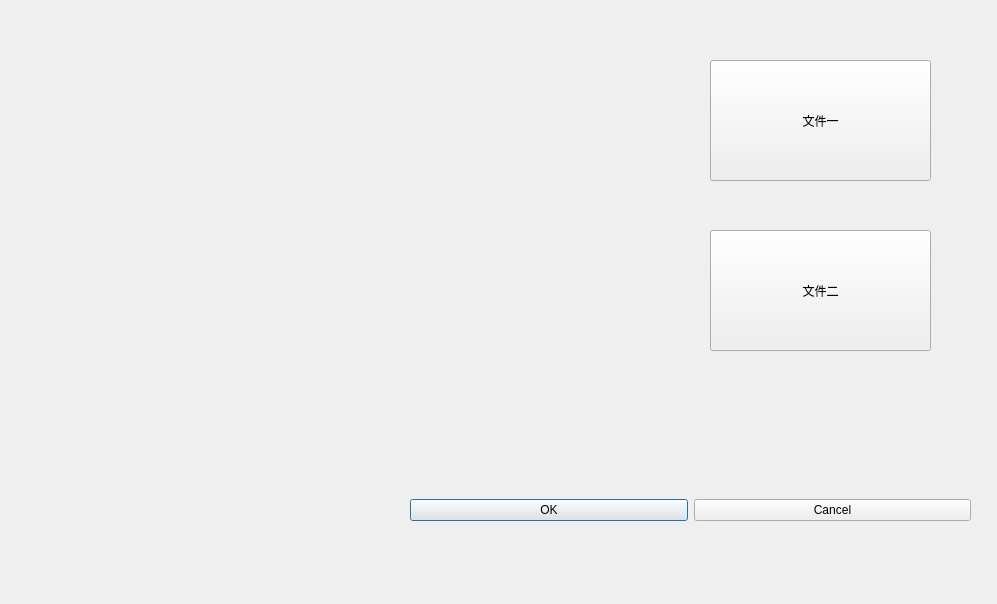
<?xml version="1.0" encoding="UTF-8"?>
<ui version="4.0">
 <class>Dialog</class>
 <widget class="QDialog" name="Dialog">
  <property name="geometry">
   <rect>
    <x>0</x>
    <y>0</y>
    <width>997</width>
    <height>604</height>
   </rect>
  </property>
  <property name="windowTitle">
   <string>Dialog</string>
  </property>
  <widget class="QWidget" name="layoutWidget">
   <property name="geometry">
    <rect>
     <x>410</x>
     <y>430</y>
     <width>561</width>
     <height>161</height>
    </rect>
   </property>
   <layout class="QHBoxLayout">
    <property name="spacing">
     <number>6</number>
    </property>
    <property name="leftMargin">
     <number>0</number>
    </property>
    <property name="topMargin">
     <number>0</number>
    </property>
    <property name="rightMargin">
     <number>0</number>
    </property>
    <property name="bottomMargin">
     <number>0</number>
    </property>
    <item>
     <widget class="QPushButton" name="okButton">
      <property name="text">
       <string>OK</string>
      </property>
     </widget>
    </item>
    <item>
     <widget class="QPushButton" name="cancelButton">
      <property name="text">
       <string>Cancel</string>
      </property>
     </widget>
    </item>
   </layout>
  </widget>
  <widget class="QPushButton" name="pushButton">
   <property name="geometry">
    <rect>
     <x>710</x>
     <y>60</y>
     <width>221</width>
     <height>121</height>
    </rect>
   </property>
   <property name="text">
    <string>文件一</string>
   </property>
  </widget>
  <widget class="QPushButton" name="pushButton_2">
   <property name="geometry">
    <rect>
     <x>710</x>
     <y>230</y>
     <width>221</width>
     <height>121</height>
    </rect>
   </property>
   <property name="text">
    <string>文件二</string>
   </property>
  </widget>
 </widget>
 <resources/>
 <connections>
  <connection>
   <sender>okButton</sender>
   <signal>clicked()</signal>
   <receiver>Dialog</receiver>
   <slot>accept()</slot>
   <hints>
    <hint type="sourcelabel">
     <x>278</x>
     <y>253</y>
    </hint>
    <hint type="destinationlabel">
     <x>96</x>
     <y>254</y>
    </hint>
   </hints>
  </connection>
  <connection>
   <sender>cancelButton</sender>
   <signal>clicked()</signal>
   <receiver>Dialog</receiver>
   <slot>reject()</slot>
   <hints>
    <hint type="sourcelabel">
     <x>369</x>
     <y>253</y>
    </hint>
    <hint type="destinationlabel">
     <x>179</x>
     <y>282</y>
    </hint>
   </hints>
  </connection>
 </connections>
</ui>
